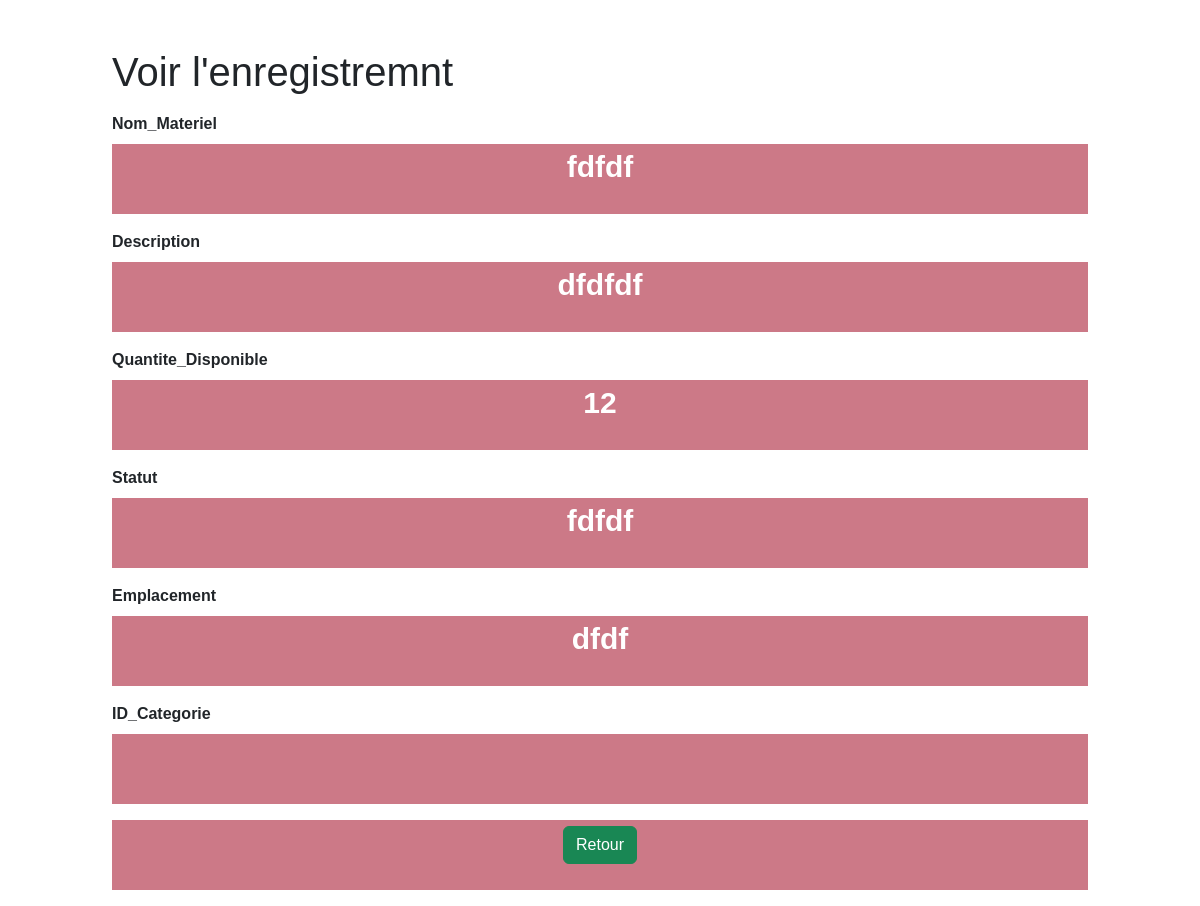
/difference/difference/page/materiel/read.php?id=1, run on the app's committed database.
### tables this page shows
CREATE TABLE IF NOT EXISTS `materiel_didactique` (
  `id` int NOT NULL AUTO_INCREMENT,
  `Nom_Materiel` varchar(255) NOT NULL,
  `Description` text,
  `Quantite_Disponible` int DEFAULT NULL,
  `Statut` varchar(20) DEFAULT NULL,
  `Emplacement` varchar(50) DEFAULT NULL,
  `ID_Categorie` varchar(255) DEFAULT NULL,
  PRIMARY KEY (`id`)
);

### difference/difference/page/materiel/read.php (the view, shortened to what this page needs)
<?php
if(isset($_GET["id"]) && !empty(trim($_GET["id"]))){
    require_once "../../config/config.php";
    $sql = "SELECT * FROM materiel_didactique WHERE id = ?";
    if($stmt = mysqli_prepare($link, $sql)){
        mysqli_stmt_bind_param($stmt, "i", $param_id);
        if(mysqli_stmt_execute($stmt)){
            $result = mysqli_stmt_get_result($stmt);
            if(mysqli_num_rows($result) == 1){
                $row = mysqli_fetch_array($result, MYSQLI_ASSOC);
            } else{
                header("location: error.php");
                exit();
            }
        } else{
            echo "Oops! une erreur est survenue.";
        }
    }
} else{
    header("location: error.php");
    exit();
}
?>
<!DOCTYPE html>
<html lang="en">
<head>
    <link rel="stylesheet" href="../ex_style/css/bootstrap.min.css">
    <link rel="stylesheet" href="style.css">
</head>
<body>
<div class="wrapper">
        <div class="container-fluid">
            <div class="row">
                <div class="col-md-12">
                    <h1 class="mt-5 mb-3">Voir l'enregistremnt</h1>
                    <div class="form-group">
                        <label>Nom_Materiel</label>
                        <p><b><?php echo $row["Nom_Materiel"]; ?></b></p>
                    </div>
                    <div class="form-group">
                        <label>Description</label>
                        <p><b><?php echo $row["Description"]; ?></b></p>
                    </div>
                    <div class="form-group">
                        <label>Quantite_Disponible</label>
                        <p><b><?php echo $row["Quantite_Disponible"]; ?></b></p>
                    </div>
                    <div class="form-group">
                        <label>Statut</label>
                        <p><b><?php echo $row["Statut"]; ?></b></p>
                    </div>
                    <div class="form-group">
                        <label>Emplacement</label>
                        <p><b><?php echo $row["Emplacement"]; ?></b></p>
                    </div>
                    <div class="form-group">
                        <label>ID_Categorie</label>
                        <p><b><?php echo $row["ID_Categorie"]; ?></b></p>
                    </div>
                    <p><a href="index.php" class="btn btn-success">Retour</a></p>
                </div>
            </div>
        </div>
    </div>
</body>
</html>

### difference/difference/page/materiel/style.css (style rules this page uses)
body { font-family: Arial, sans-serif; }
label { display: block; margin-bottom: 8px; font-weight: bold; }

### difference/difference/page/materiel/read.php (style rules this page uses)
.wrapper { width: 1000px; margin: 0 auto; }
p { color: #fff; background-color: rgb(204, 121, 135); height: 70px; width: auto; text-align: center; font-size: 30px }
.row { border-radius: solid 15px 0; }

### data on the page
materiel_didactique: Nom_Materiel "fdfdf", Description "dfdfdf", Quantite_Disponible "12", Statut "fdfdf", Emplacement "dfdf"
